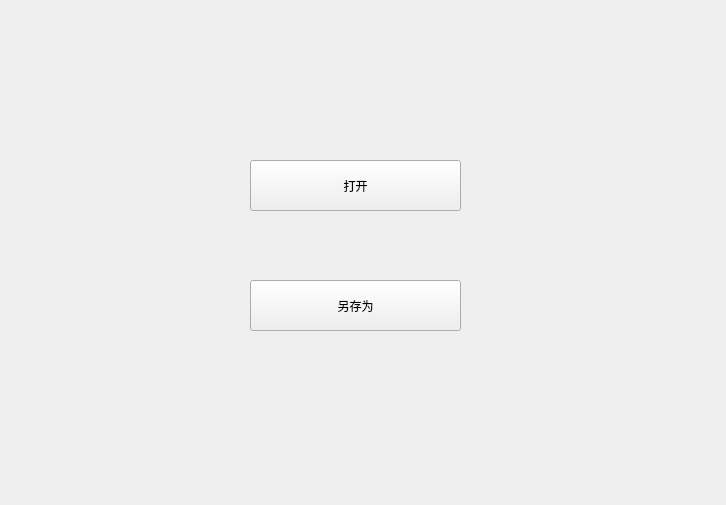
<?xml version="1.0" encoding="UTF-8"?>
<ui version="4.0">
 <class>Widget</class>
 <widget class="QWidget" name="Widget">
  <property name="geometry">
   <rect>
    <x>0</x>
    <y>0</y>
    <width>726</width>
    <height>505</height>
   </rect>
  </property>
  <property name="windowTitle">
   <string>Widget</string>
  </property>
  <widget class="QPushButton" name="openBtn">
   <property name="geometry">
    <rect>
     <x>250</x>
     <y>160</y>
     <width>211</width>
     <height>51</height>
    </rect>
   </property>
   <property name="text">
    <string>打开</string>
   </property>
  </widget>
  <widget class="QPushButton" name="saveAsBtn">
   <property name="geometry">
    <rect>
     <x>250</x>
     <y>280</y>
     <width>211</width>
     <height>51</height>
    </rect>
   </property>
   <property name="text">
    <string>另存为</string>
   </property>
  </widget>
 </widget>
 <layoutdefault spacing="6" margin="11"/>
 <resources/>
 <connections/>
</ui>
